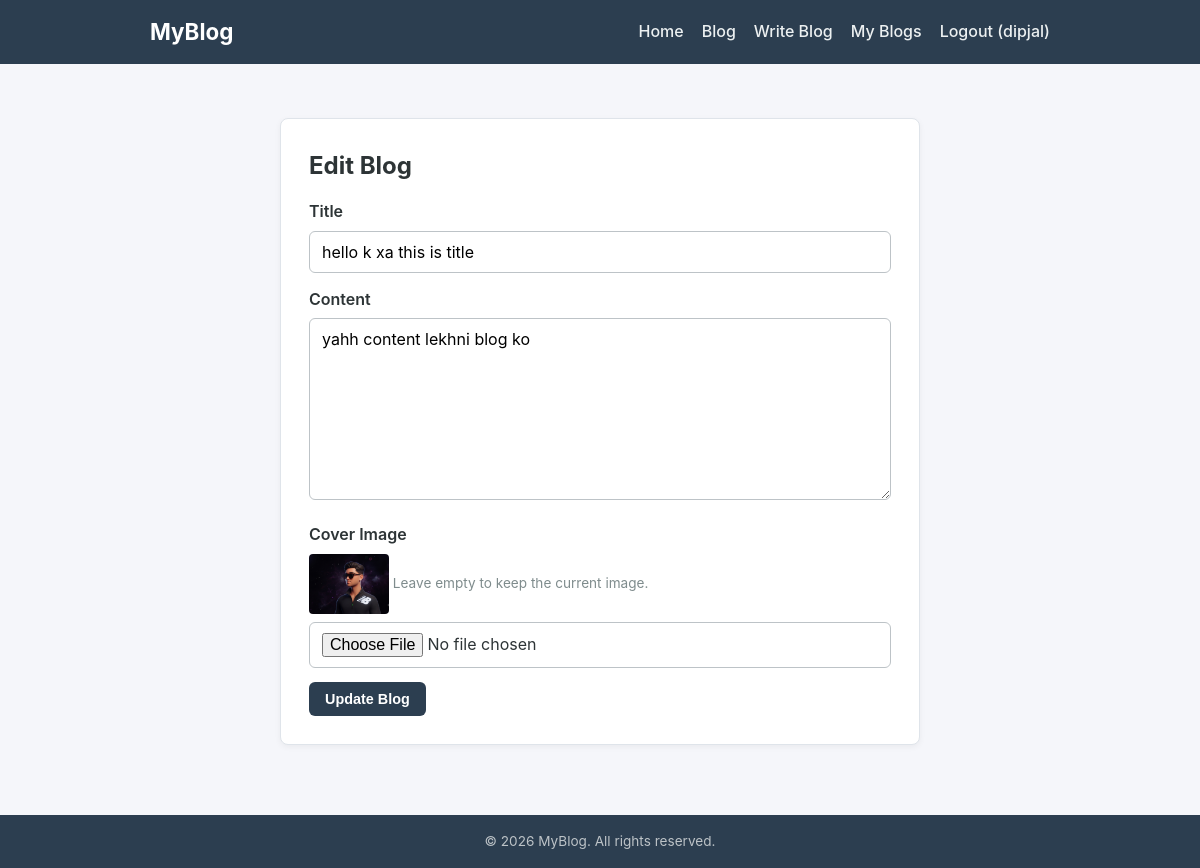
The page /edit_blog/2/ (signed in) on the database its author committed.
### core/models.py (models this page shows, shortened)
class Blog(models.Model):
    title = models.CharField(max_length=255)
    content = models.TextField()
    image = models.ImageField(upload_to="blogs/", blank=True, null=True)
    author = models.ForeignKey(User, on_delete=models.CASCADE)
    created_date = models.DateTimeField(auto_now_add=True)
    is_approved = models.BooleanField(default=False)

### core/views.py (the view, shortened to what this page needs)
# urls.py: path("edit_blog/<int:id>/", views.editBlogPage, name="editBlog"),
@login_required(login_url="login")
def editBlogPage(request, id):
    blog = get_object_or_404(Blog, id=id)
    if blog.author != request.user:
        messages.error(request, "You can only edit your own blog.")
        return redirect("myBlogs")
    return render(request, "crud_enotes/edit_blog.html", {"blog": blog})

### core/templates/crud_enotes/edit_blog.html (shortened to what this page needs)
{% extends "base.html" %}
{% block content %}
<div class="form-card">
    <h1>Edit Blog</h1>
    <form method="POST" action="{% url 'editBlog' blog.id %}" enctype="multipart/form-data">
        <div class="form-group">
            <label for="title">Title</label>
            <input type="text" id="title" name="title" value="{{ blog.title }}" required>
        </div>
        <div class="form-group">
            <label for="content">Content</label>
            <textarea id="content" name="content" rows="8" required>{{ blog.content }}</textarea>
        </div>
        <div class="form-group">
            <label for="image">Cover Image</label>
            {% if blog.image %}
            <p class="form-help"><img src="{{ blog.image.url }}" alt="Current image" class="thumb"> Leave empty to keep the current image.</p>
            {% else %}
            <p class="form-help">No image uploaded yet.</p>
            {% endif %}
            <input type="file" id="image" name="image" accept="image/*">
        </div>
        <button type="submit" class="btn btn-primary">Update Blog</button>
    </form>
</div>
{% endblock content %}

### core/templates/base.html (shortened to what this page needs)
<!DOCTYPE html>
{% load static %}
<html lang="en">
<head>
    <link rel="stylesheet" href="{% static 'css/style.css' %}">
</head>
<body>
    <nav class="navbar">
        <div class="container navbar-inner">
            <a class="brand" href="{% url 'home' %}">MyBlog</a>
            <ul class="nav-links">
                <li><a href="{% url 'home' %}">Home</a></li>
                <li><a href="{% url 'blogs' %}">Blog</a></li>
                {% if user.is_authenticated %}
                <li><a href="{% url 'addBlog' %}">Write Blog</a></li>
                <li><a href="{% url 'myBlogs' %}">My Blogs</a></li>
                <li><a href="{% url 'logout' %}">Logout ({{ user.username }})</a></li>
                {% else %}
                <li><a href="{% url 'login' %}">Login</a></li>
                {% endif %}
            </ul>
        </div>
    </nav>
    <main class="container">
        {% block content %}
        {% endblock content %}
    </main>
    <footer class="footer">
        <div class="container">
            <p>&copy; 2026 MyBlog. All rights reserved.</p>
        </div>
    </footer>
</body>
</html>

### core/static/css/style.css (style rules this page uses)
* { margin: 0; padding: 0; box-sizing: border-box; }
body { font-family: -apple-system, BlinkMacSystemFont, "Segoe UI", Roboto, Helvetica, Arial, sans-serif; background-color: #f5f6fa; color: #2d3436; line-height: 1.6; display: flex; flex-direction: column; min-height: 100vh; }
.container { width: 90%; max-width: 900px; margin: 0 auto; }
main.container { flex: 1; padding: 24px 0 40px; }
.navbar { background-color: #2c3e50; padding: 14px 0; }
.navbar-inner { display: flex; align-items: center; justify-content: space-between; flex-wrap: wrap; gap: 10px; }
.brand { color: #ffffff; font-size: 1.4rem; font-weight: bold; text-decoration: none; }
.nav-links { list-style: none; display: flex; align-items: center; gap: 18px; flex-wrap: wrap; }
.nav-links a { color: #ecf0f1; text-decoration: none; font-weight: 500; }
.auth-form, .form-card { background-color: #ffffff; border: 1px solid #dfe4ea; border-radius: 8px; padding: 28px; max-width: 480px; margin: 30px auto; box-shadow: 0 2px 6px rgba(0, 0, 0, 0.05); }
.form-card { max-width: 640px; }
.auth-form h1, .form-card h1 { font-size: 1.5rem; margin-bottom: 6px; }
.form-group { margin: 14px 0; }
.form-group label { display: block; font-weight: 600; margin-bottom: 6px; }
.form-group input, .form-group textarea { width: 100%; padding: 10px 12px; border: 1px solid #bdc3c7; border-radius: 6px; font-size: 1rem; font-family: inherit; }
.btn { display: inline-block; padding: 9px 16px; border: none; border-radius: 6px; font-size: 0.9rem; font-weight: 600; text-decoration: none; cursor: pointer; }
.btn-primary { background-color: #2c3e50; color: #ffffff; }
.form-help { font-size: 0.85rem; color: #7f8c8d; margin-bottom: 8px; }
.thumb { width: 80px; height: 60px; object-fit: cover; border-radius: 4px; vertical-align: middle; }
.footer { background-color: #2c3e50; color: #bdc3c7; text-align: center; padding: 16px 0; font-size: 0.85rem; }

### rows shown on the page
Blog: title "hello k xa this is title", content "yahh content lekhni blog ko", image (picture)

### other values the page prints
{{ user.username }} "dipjal"
